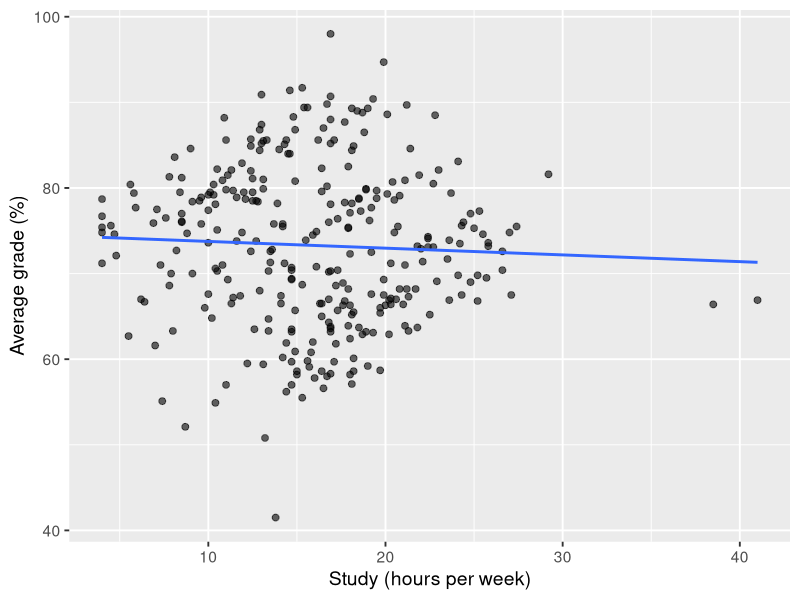
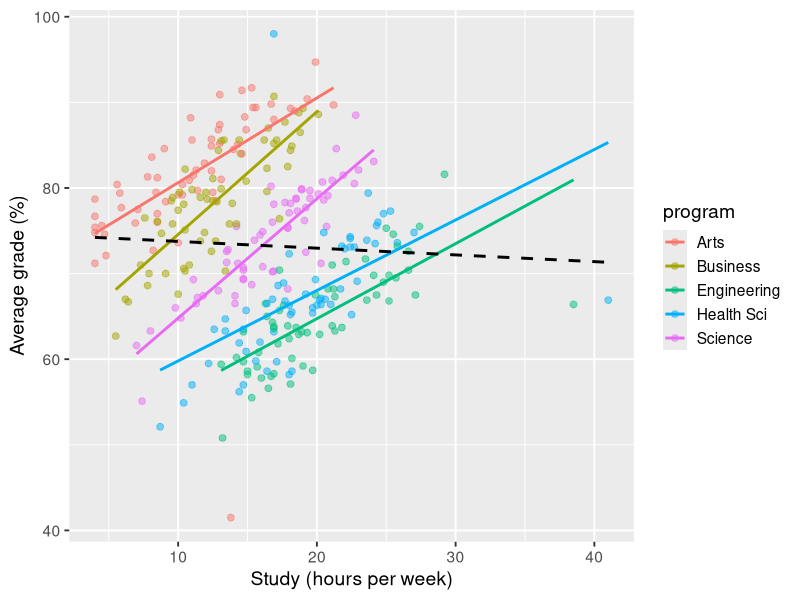
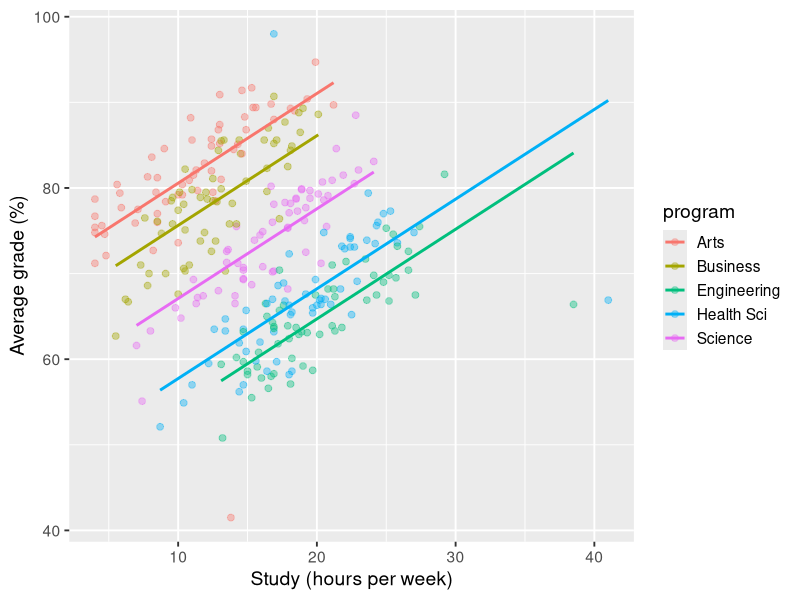
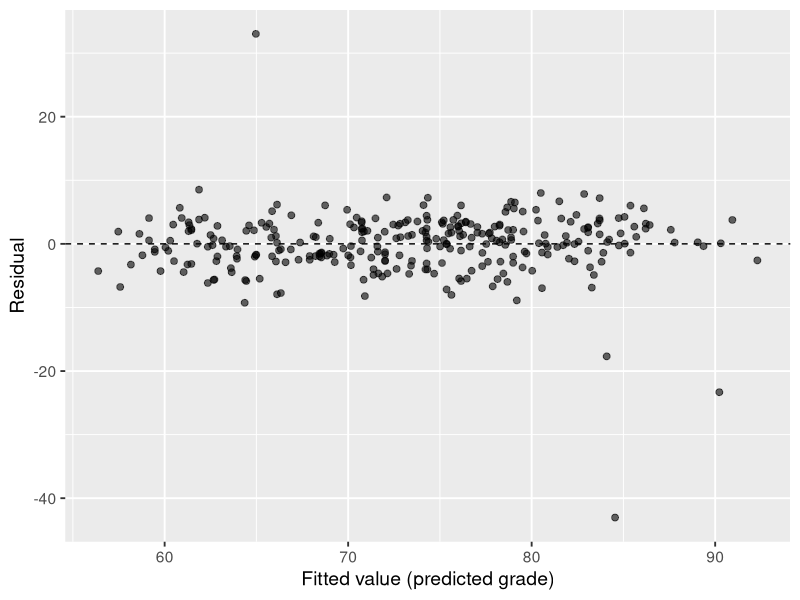
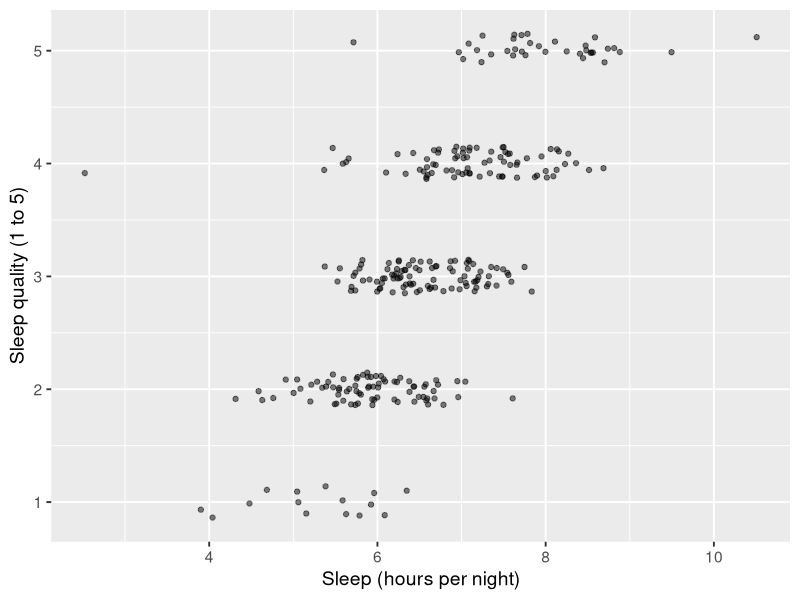

Here is the R script that generated these plots, in order:
## ---- chunk 1
#| label: setup
#| echo: false
library(tidyverse)
theme_set(theme_gray(base_size = 14))
survey <- read_csv("data/sleep_survey.csv")
program_fit <- lm(avg_grade ~ study_hours_week + program, data = survey)
## ---- chunk 2
#| fig-height: 3.6
ggplot(survey, aes(x = study_hours_week, y = avg_grade)) +
  geom_point(size = 2, alpha = 0.6) +
  geom_smooth(method = lm, se = FALSE) +
  labs(x = "Study (hours per week)", y = "Average grade (%)")
## ---- chunk 3
#| fig-height: 3.8
ggplot(survey, aes(x = study_hours_week, y = avg_grade, color = program)) +
  geom_point(size = 2, alpha = 0.5) +
  geom_smooth(method = lm, se = FALSE) +
  geom_smooth(aes(group = 1), method = lm, se = FALSE,
              color = "black", linetype = "dashed") +
  labs(x = "Study (hours per week)", y = "Average grade (%)")
## ---- chunk 4
survey |>
  group_by(program) |>
  summarise(mean_study = mean(study_hours_week),
            mean_grade = mean(avg_grade),
            n = n())
## ---- chunk 5
class(survey$program)
unique(survey$program)
## ---- chunk 6
program_fit <- lm(avg_grade ~ study_hours_week + program, data = survey)
program_fit
## ---- chunk 7
#| fig-height: 3.8
survey |>
  mutate(fitted = fitted(program_fit)) |>
  ggplot(aes(x = study_hours_week, y = avg_grade, color = program)) +
  geom_point(size = 2, alpha = 0.4) +
  geom_line(aes(y = fitted), linewidth = 1) +
  labs(x = "Study (hours per week)", y = "Average grade (%)")
## ---- chunk 8
summary(program_fit)
## ---- chunk 9
#| fig-height: 3.4
survey |>
  mutate(fitted = fitted(program_fit), resid = resid(program_fit)) |>
  ggplot(aes(x = fitted, y = resid)) +
  geom_point(size = 2, alpha = 0.6) +
  geom_hline(yintercept = 0, linetype = "dashed") +
  labs(x = "Fitted value (predicted grade)", y = "Residual")
## ---- chunk 10
#| fig-height: 3.4
cor(survey$sleep_hours, survey$sleep_quality)

ggplot(survey, aes(x = sleep_hours, y = sleep_quality)) +
  geom_jitter(width = 0.1, height = 0.15, alpha = 0.5) +
  labs(x = "Sleep (hours per night)", y = "Sleep quality (1 to 5)")
## ---- chunk 11
coef(lm(avg_grade ~ sleep_hours, data = survey))
coef(lm(avg_grade ~ sleep_quality, data = survey))
coef(lm(avg_grade ~ sleep_hours + sleep_quality, data = survey))
## ---- chunk 12
new_students <- data.frame(
  study_hours_week = c(10, 10, 20, 20),
  program = c("Arts", "Engineering", "Arts", "Engineering")
)
predict(program_fit, new_students)
## ---- chunk 13
range(survey$study_hours_week)
